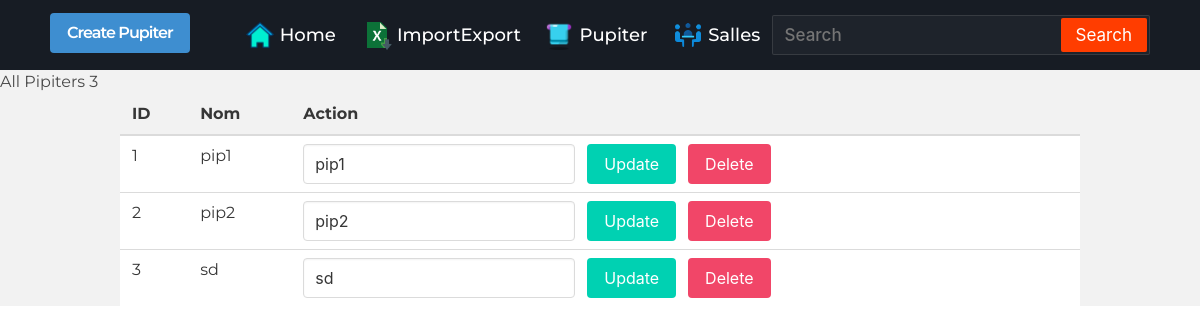
/views/pipiter.php, run on the app's committed database.
### tables this page shows
CREATE TABLE pipiter (
        ID INTEGER PRIMARY KEY AUTOINCREMENT,
        Nom VARCHAR(255)
    );

### controller/PipiterController.php (called while the page is built, shortened)
<?php
class PipiterController {
    private $pdo;
    public function __construct($database_file) {
        try {
            $this->pdo = new PDO("sqlite:$database_file");
            $this->pdo->setAttribute(PDO::ATTR_ERRMODE, PDO::ERRMODE_EXCEPTION);
        } catch (PDOException $e) {
            die("Error: " . $e->getMessage());
        }
    }
    public function getAllPipiters() {
        try {
            $sql = "SELECT * FROM pipiter";
            $stmt = $this->pdo->query($sql);
            return $stmt->fetchAll(PDO::FETCH_ASSOC);
        } catch (PDOException $e) {
            return "Error retrieving pipiters: " . $e->getMessage();
        }
    }
}
?>

### views/pipiter.php (the view, shortened to what this page needs)
<!DOCTYPE html>
<html lang="en">
<head>
    <link rel="stylesheet" href="./../public/style/alertify.min.css" />
     <link rel="stylesheet" href="./../public/style/themes/default.min.css" />
     <link rel="stylesheet" href="./../public/style/nav.css">
    <link rel="stylesheet" href="./../public/style/bulma.css">
    <link rel="stylesheet" href="./../public/style/app.css">
    <link rel="stylesheet" href="./../public/style/jqurysmodal.css" />
    <?php
require_once "./../controller/PipiterController.php";
$database_file = './../db/db.db';
$pipiterController = new PipiterController($database_file);
$pipiters = $pipiterController->getAllPipiters();
?>
</head>
<body>
<nav>
         <div class="logo">
         <p><a href="#showpupitermodal" class="button is-info" rel="modal:open">Create Pupiter</a></p>
         </div>
         <div class="nav-items">
         <li><a href="./../index.php"><img src="./../public/asset/ico/home.png" alt="" srcset=""><span>Home</span></a></li>
            <li><a href="./packupmanager.php"><img src="./../public/asset/ico/exportimport.png" alt="" srcset=""><span>ImportExport</span></a></li>
            <li><a href="./pipiter.php"><img src="./../public/asset/ico/pipiter.png" alt="" srcset=""><span>Pupiter</span></a></li>
            <li><a href="./salle.php"><img src="./../public/asset/ico/salle.png" alt="" srcset=""><span>Salles</span></a></li>
                    </div>
         <form method="get" action="./../index.php">
            <input  type="text" id="search" name="search" class="search-data" placeholder="Search" >
              <button class="fas fa-search" type="submit" name="search_user">Search</button>
</form>
      </nav>
<h2>All Pipiters  <?php echo count( $pipiters) ?></h2>
<table class="table is-fullwidth container">
    <thead>
        <tr>
            <th>ID</th>
            <th>Nom</th>
            <th>Action</th>
        </tr>
    </thead>
    <tbody>
        <?php foreach ($pipiters as $pipiter): ?>
        <tr>
            <td><?php echo $pipiter['ID']; ?></td>
            <td><?php echo $pipiter['Nom']; ?></td>
            <td>
                <form method="post">
                    <div class="field is-grouped">
                        <div class="control">
                            <input class="input" type="text" name="Nom" value="<?php echo $pipiter['Nom']; ?>">
                        </div>
                        <div class="control">
                            <button type="submit" name="update_pipiter" class="button is-primary">Update</button>
                        </div>
                        <div class="control">
                            <button type="submit" name="delete_pipiter" class="button is-danger">Delete</button>
                        </div>
                    </div>
                </form>
            </td>
        </tr>
        <?php endforeach; ?>
    </tbody>
</table>
</body>
</html>

### public/style/nav.css (style rules this page uses)
* { margin: 0; padding: 0; outline: none; box-sizing: border-box; font-family: 'Montserrat', sans-serif; }
body { background: #f2f2f2; }
nav { background: #171c24; display: flex; flex-wrap: wrap; align-items: center; justify-content: space-between; height: 70px; padding: 0 100px; }
nav .logo { color: #fff; font-size: 30px; font-weight: 600; letter-spacing: -1px; }
nav .nav-items { display: flex; flex: 1; padding: 0 0 0 40px; }
nav .nav-items li { list-style: none; padding: 0 15px; }
nav .nav-items li a { color: #fff; font-size: 18px; font-weight: 500; text-decoration: none; }
nav form { display: flex; height: 40px; padding: 2px; background: #1e232b; min-width: 18%!important; border-radius: 2px; border: 1px solid rgba(155,155,155,0.2); }
nav form .search-data { width: 100%; height: 100%; padding: 0 10px; color: #fff; font-size: 17px; border: none; font-weight: 500; background: none; }
nav form button { padding: 0 15px; color: #fff; font-size: 17px; background: #ff3d00; border: none; border-radius: 2px; cursor: pointer; }
@media (max-width: 1245px) { nav { padding: 0 50px; } }

### views/pipiter.php (style rules this page uses)
table { border-collapse: collapse; width: 100%; }
th, td { border: 1px solid #dddddd; text-align: left; padding: 8px; }
th { background-color: #f2f2f2; }
.nav-items li a { display: flex; align-items: center; gap: 5px; }
li a img { width: 30px; }

### data on the page
pipiter: ID "1", Nom "pip1"
pipiter: ID "2", Nom "pip2"
pipiter: ID "3", Nom "sd"

### other printed values
count( $pipiters) "3"
